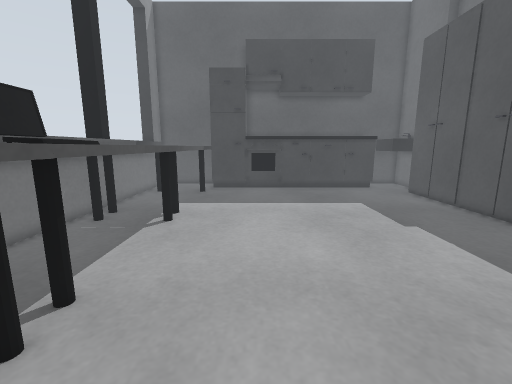
[1] (above)

16 first-person views from a walk through a world built for the Gazebo simulator. The camera is 0.73 m above the floor, tilts 10° down and sees 90° across. The floor is counted in squares, 0.2 m on a side. Each view is taken from the middle of a square. On the plan, view 1 faces up. The plan holds only what a view shows up to about 20 squares ahead; the rest is blank.

[2]
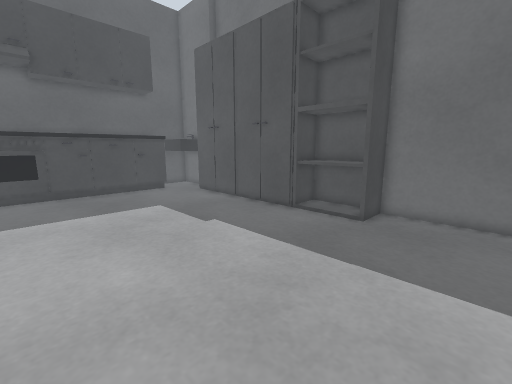

[3]
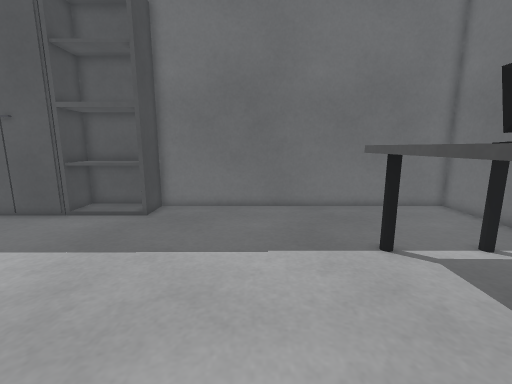

[4]
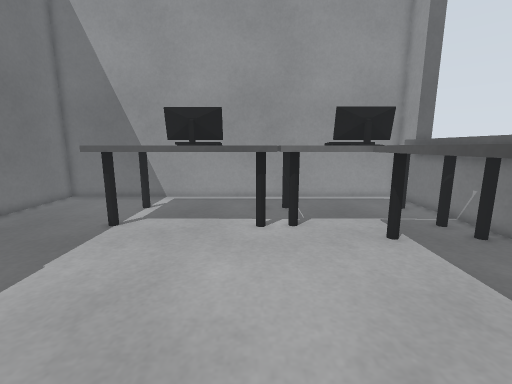

[5]
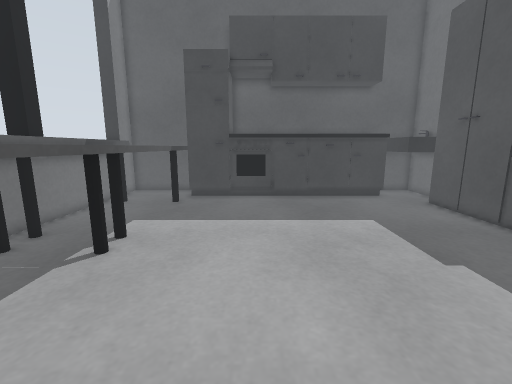

[6]
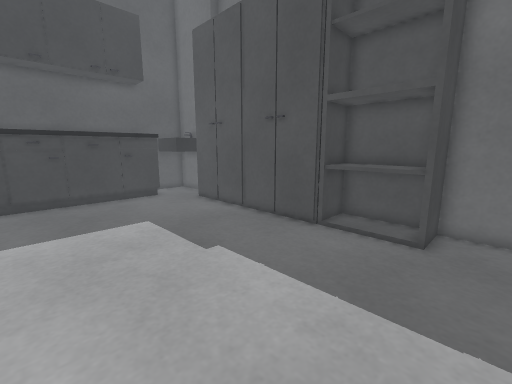

[7]
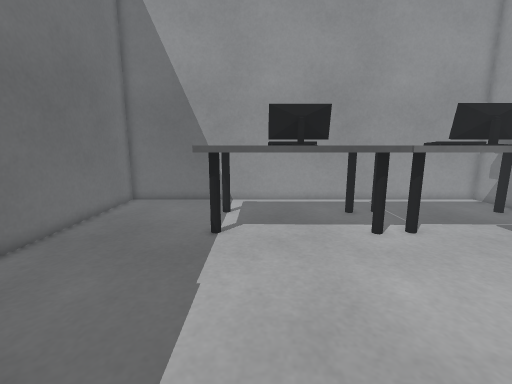

[8]
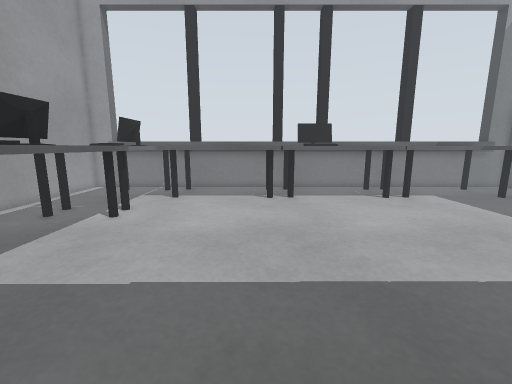

[9]
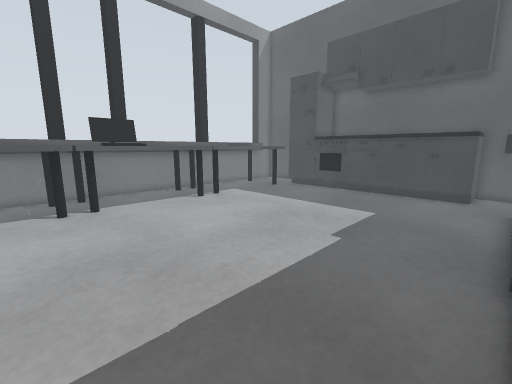

[10]
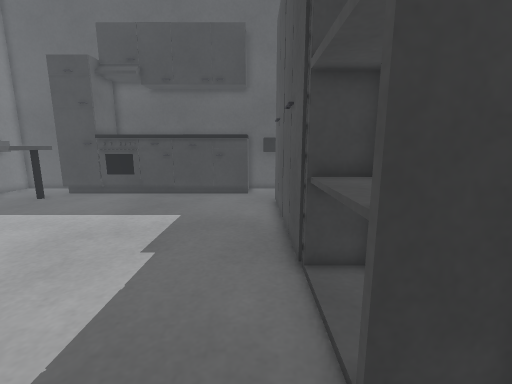

[11]
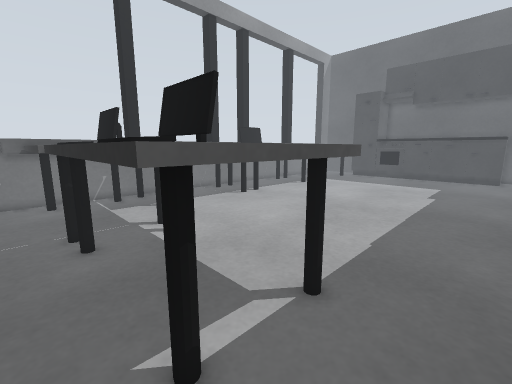

[12]
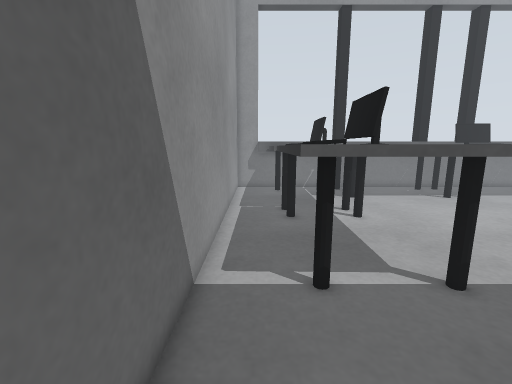

[13]
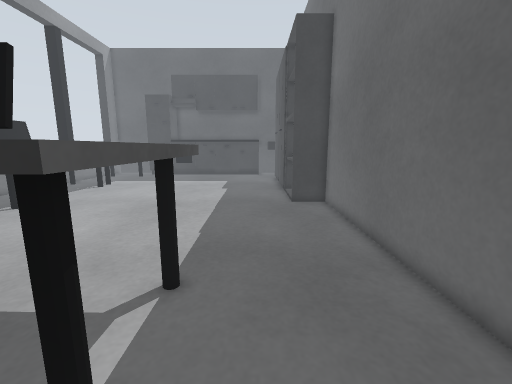

[14]
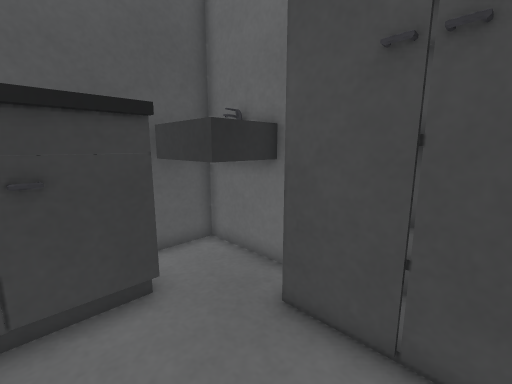

[15]
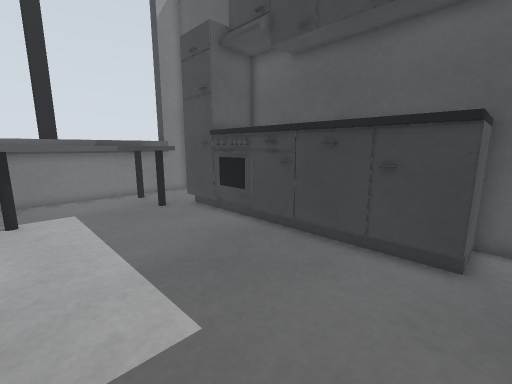

[16]
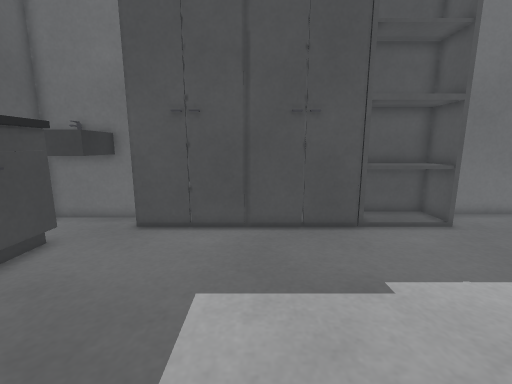

### Floor plan
Key: @ floor where view 1 was taken; # wall or solid block; . floor; T thing the floor can be seen under or through.
Columns run from 9 left of view 1 to 15 right of it. Each row starts with its distance up from view 1.
 26                    ###
 25                    #.#
 24                    #.#
 23      ###############.##
 22      #...............###
 21      #.................#
 20      #................##
 19      #................##
 18      #................#
 17      #................#
 16      #................#
 15      #................#
 14      #................#
 13      #................#
 12      #................#
 11      #................#
 10      #................#
  9      #................#
  8      #................#
  7      #................##
  6      #................###
  5      #..................#
  4      #..................#
  3      #..................#
  2      #..................#
  1      #..................#
  0      #...@..............#
 -1      #..................#
 -2      #..................#
 -3      #..................#
 -4      #TTTTTTTTTTTT......#
 -5                  T......#
 -6                  T......#
 -7                  T......#
 -8                 TT......#
 -9 ##     ##TTTTTTTTT......#
-10 #.......................#
-11 #.......................#
-12 #########################

Where each view was taken, in squares from view 1:
view 1: 0 up, 0 right, facing up
view 2: 1 up, 0 right, facing up-right
view 3: 0 up, 1 left, facing right
view 4: 7 up, 1 right, facing down
view 5: 4 up, 1 right, facing up
view 6: 4 up, 2 right, facing up-right
view 7: 6 up, 6 right, facing down
view 8: 3 up, 14 right, facing left
view 9: 2 up, 12 right, facing up-left
view 10: 3 up, 11 right, facing up
view 11: 10 down, 11 right, facing up-left
view 12: 10 down, 14 right, facing left
view 13: 11 down, 10 right, facing up
view 14: 17 up, 8 right, facing up-right
view 15: 14 up, 11 right, facing up-left
view 16: 15 up, 1 right, facing right
